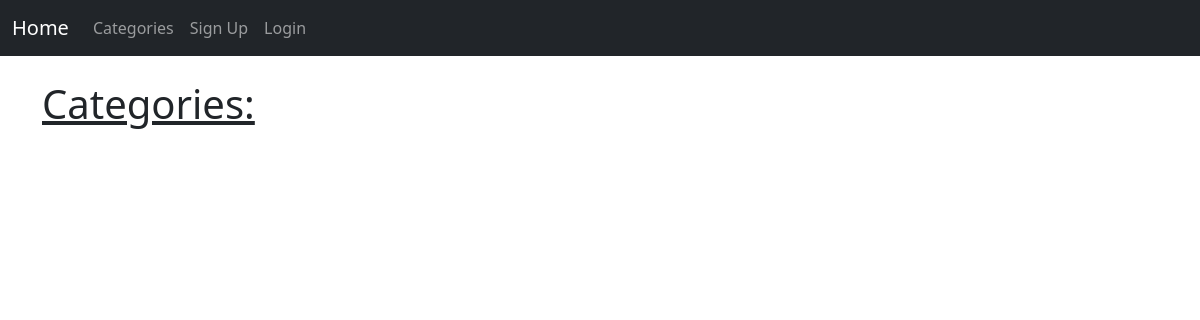
The page /category-list/ on the database as committed earlier.
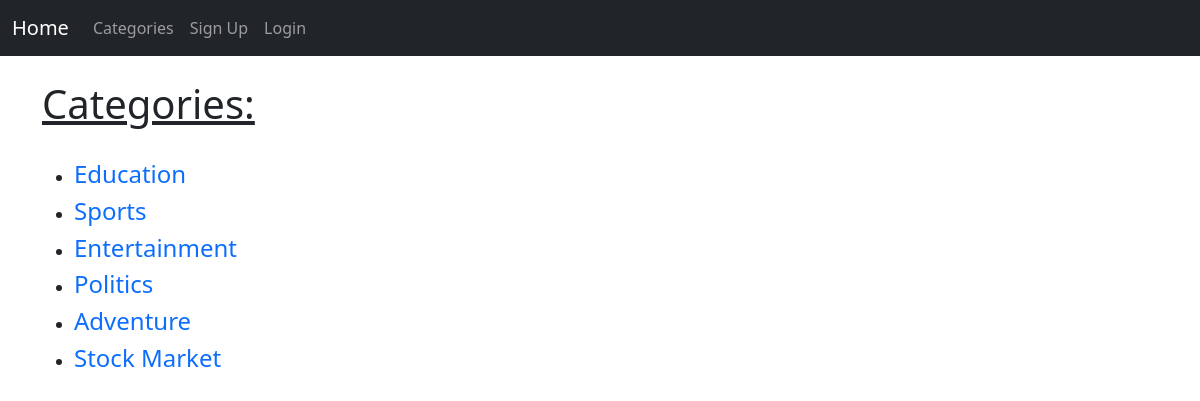
The same page on the database as committed later.
### WebBlogApp/models.py (models this page shows, shortened)
class Category(models.Model):
    name = models.CharField(max_length=255)
    def __str__(self):
        return self.name

### WebBlogApp/views.py (the view)
# urls.py: path('category-list/', CategoryListView, name = "category_list"),
def CategoryListView(request):
    cat_list = Category.objects.all()
    return render(request, 'category_list.html', {'cat_list': cat_list})

### WebBlogApp/templates/category_list.html (shortened to what this page needs)
{% extends 'base.html' %}
{% block content %}
<h1 style="text-decoration: underline">Categories:</h1>
<br/>
<ul>
{% for item in cat_list %}
<li><h4><a href="{% url 'category' item %}" style="text-decoration: none;">{{item}}</a></h4></li>
{% endfor %}
</ul>
{% endblock %}

Rows that differ between the two databases and show on the page:
added Category: name "Education"
added Category: name "Sports"
added Category: name "Entertainment"
added Category: name "Politics"
added Category: name "Adventure"
added Category: name "Stock Market"
